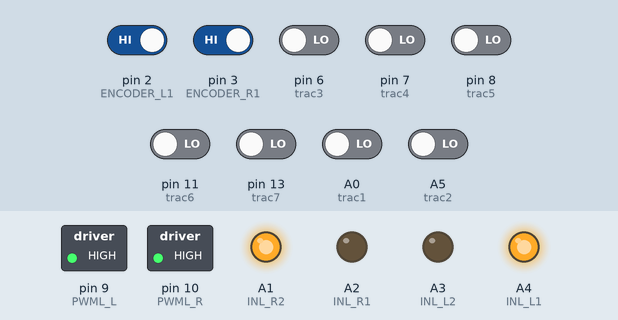
This sketch was run on a simulated Arduino Uno, built with avr-gcc and run on an emulated ATmega328P. On the bench: switched loads named in the sketch (green lamp = pin HIGH), output pins drawn as LEDs (lit = HIGH). Inputs (shaded band) come from the test bench; at power-on: pin 2 (ENCODER_L1), pin 3 (ENCODER_R1) HIGH, A0 (trac1), A5 (trac2), pin 6 (trac3), pin 7 (trac4), pin 8 (trac5), pin 11 (trac6), pin 13 (trac7) LOW. What the sketch prints to the serial monitor is not drawn.

Above: at 1.2 s.
1.3 s: pin 11 (trac6) driven HIGH
At 1.7 s:
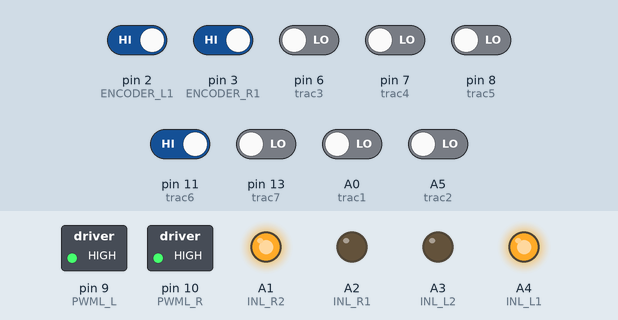
2.8 s: pin 13 (trac7) driven HIGH
At 3.2 s:
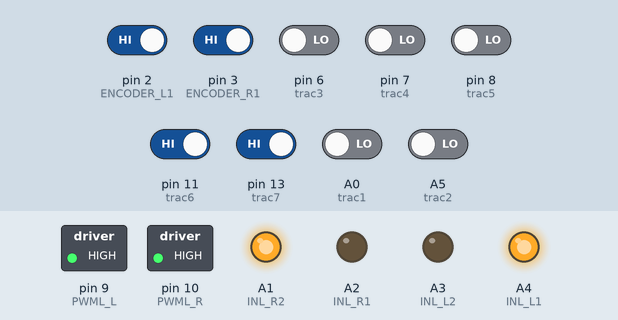
4.3 s: pin 6 (trac3) driven HIGH
At 5.2 s:
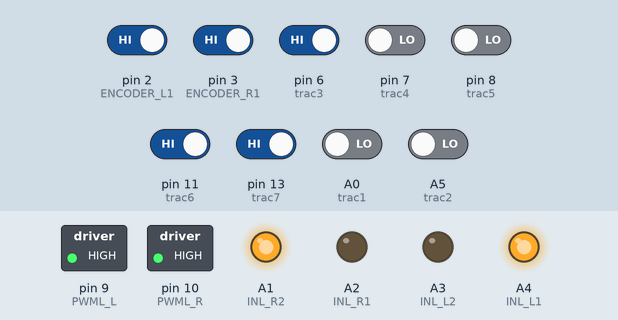
5.8 s: A0 (trac1) driven HIGH
At 6.7 s:
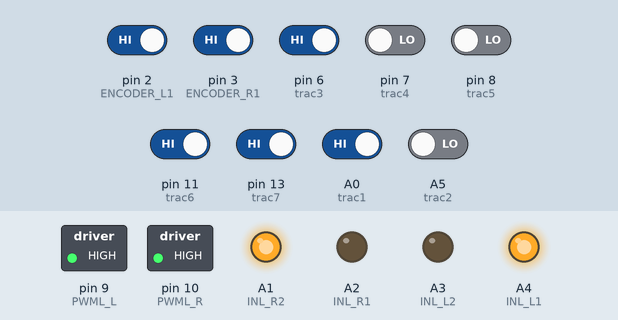
7.3 s: A5 (trac2) driven HIGH
At 8.5 s:
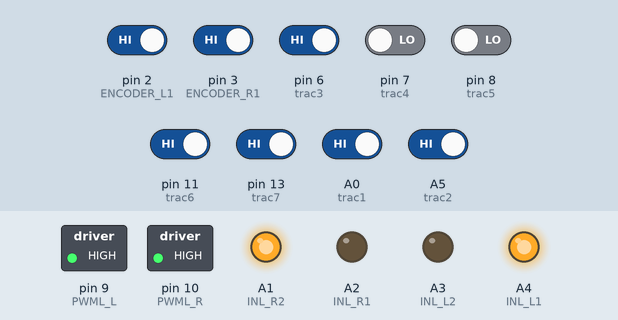
8.8 s: pin 13 (trac7) driven LOW
At 9.7 s:
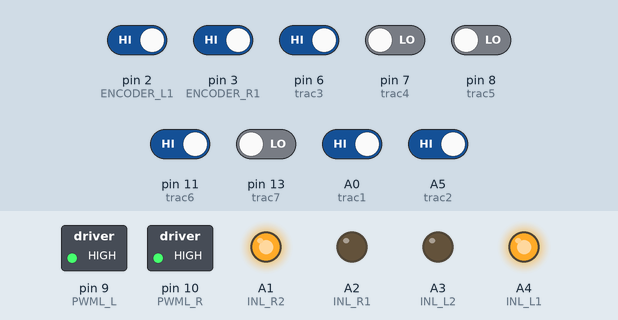
Timing chart, 0 to 11.3 s (numbered marks = the images above; inputs shaded):
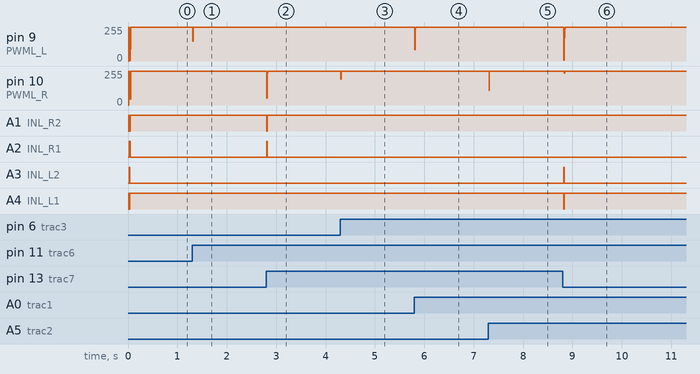

Measured:
- after the input at 1.3 s, pin 9 (PWML_L): 255/255 → 148/255 at once, → 255/255 0.01 s later
- after the input at 2.8 s, pin 10 (PWML_R): 255/255 → 49/255 at once, → 240/255 0.01 s later, → 255/255 0.01 s later; A1 (INL_R2): HIGH → LOW at once, → HIGH 0.01 s later; A2 (INL_R1): LOW → HIGH at once, → LOW 0.01 s later
- after the input at 4.3 s, pin 10 (PWML_R): 255/255 → 192/255 at once, → 255/255 0.01 s later
- after the input at 5.8 s, pin 9 (PWML_L): 255/255 → 84/255 at once, → 246/255 0.01 s later, → 255/255 0.01 s later
- after the input at 7.3 s, pin 10 (PWML_R): 255/255 → 107/255 at once, → 255/255 0.01 s later
- after the input at 8.8 s, pin 9 (PWML_L): 255/255 → 4/255 at once, → 173/255 0.01 s later, → 241/255 0.01 s later, → 255/255 0.01 s later; pin 10 (PWML_R): 255/255 → 238/255 at once, → 255/255 0.01 s later; A3 (INL_L2): LOW → HIGH at once, → LOW 0.01 s later; A4 (INL_L1): HIGH → LOW at once, → HIGH 0.01 s later

The sketch:

xunxian_PID_4.ino
```cpp
#include<MsTimer2.h>
//左右电机码盘
#define ENCODER_R1 3
#define ENCODER_R2 4
#define ENCODER_L1 2
#define ENCODER_L2 5
//左右电机PWM波以及电机正负极接入
#define PWML_R 10
#define INL_R1 A2
#define INL_R2 A1
#define PWML_L 9
#define INL_L1 A4
#define INL_L2 A3
#define PERIOD 10
//从前进方向的最左边开始排序红外传感器引脚
#define trac1  A0
#define trac2  A5
#define trac3  6
#define trac4  7

#define trac5  8
#define trac6  11
#define trac7  13
#define tracL  12//车体左侧的
#define tracR  7


const float originTargetV = 60;
float targetRv = originTargetV;//右轮目标速度
float targetLv = originTargetV;//左轮目标速度

volatile long encoderVal_R = 0;
volatile long encoderVal_L = 0;

volatile int encodertime_L = 0;
volatile int encodertime_R = 0;
#define MID 4
float error_midValLast2 = 0;
float error_midValLast1 = 0;
float dLast = 0;
float midVal;

int _redVal[7];
float midLast = 4;
volatile float velocityR;
volatile float velocityL;
float ukR = 0;
float ukL = 0;

float ekR1 = 0;//last error
float ekR2 = 0;//last last error
float ekL1 = 0;//last error
float ekL2 = 0;//last last error
int data[7];


void getEncoderR(void)
{
  //Serial.println("in func getEncoderR!");
  encodertime_R++;
   if(digitalRead(ENCODER_R1) == LOW)
  {
    if(digitalRead(ENCODER_R2) == LOW)
    {
      encoderVal_R--;
    }
      else
    {
      encoderVal_R++;
    }
  }
  else
  {
    if(digitalRead(ENCODER_L2) == LOW)
    {
      encoderVal_R++;
    }
      else
    {
      encoderVal_R--;
    }
  }
}

void getEncoderL(void)
{
  //Serial.println("L");
  encodertime_L++;
   if(digitalRead(ENCODER_L1) == LOW)
  {
    if(digitalRead(ENCODER_L2) == LOW)
    {
      encoderVal_L--;
    }
      else
    {
      encoderVal_L++;
    }
  }
  else
  {
    if(digitalRead(ENCODER_L2) == LOW)
    {
      encoderVal_L++;
    }
      else
    {
      encoderVal_L--;
    }
  }
}


int pidControllerR(float lTargetRv,float currentRv)
{

    float u;
    float output;
    float q0,q1,q2;
    float k  = 25;
    float ti = 100;//积分时间
    float td = 5;//微分事件
    float ek = lTargetRv - currentRv;
    //Serial.println(ek);

    q0 = k*(1 + PERIOD/ti + td/PERIOD);
    q1 = -k*(1 + 2*td/PERIOD);
    q2 = k*td/PERIOD;


    u = q0*ek + q1*ekR1 + q2*ekR2;
    output = ukR+u;
        //Serial.println(output);


    if (output > 255)
        output = 255;

    if (output < -255)
        output = -255;

    ukR = output;
    ekR2 = ekR1;
    ekR1 = ek;
    return (int)output;

}

int pidControllerL(float lTargetLv,float currentLv)
{
    float u;
    float output;
    float q0,q1,q2;
    float k  = 14;
    float ti = 100;//积分时间
    float td = 5;//微分事件
    float ek = lTargetLv - currentLv;


    q0 = k*(1 + PERIOD/ti + td/PERIOD);
    q1 = -k*(1 + 2*td/PERIOD);
    q2 = k*td/PERIOD;


    u = q0*ek + q1*ekL1 + q2*ekL2;
    output = ukL+u;
     //Serial.println(output);

    if (output > 255)
        output = 255;

    if (output < -255)
        output = -255;

    ukL = output;
    ekL2 = ekL1;
    ekL1 = ek;
    return (int)output;
}
float pidRoute()
{
  float Kp_Route = 17;
  float Ki_Route = 1;
  float Kd_Route = 0;
  float output;
  float u2=  MID - midVal;
  float d = (u2 - error_midValLast1) * Kp_Route
  + (u2- 2*error_midValLast1 +error_midValLast2) * Kd_Route; //PD

  error_midValLast2 = error_midValLast1;
  error_midValLast1 = u2;
  output = d + dLast;
  dLast = output;
  return output;
}
void control(void)
{
  velocityR = (encoderVal_R*2.0)*3.1415*2.0*(1000/PERIOD)/780;
  encoderVal_R = 0;
  velocityL = (encoderVal_L*2.0)*3.1415*2.0*(1000/PERIOD)/780;
  encoderVal_L = 0;

  float d = pidRoute();
  //  dVelocity = 10*data[0] +8*data[1] + 6*data[2]
  //   - 6*data[4] - 8*data[5] - 10*data[6];
  targetRv += d;

  targetLv -= d;

  int dutyCycleR2 = pidControllerR(targetRv,velocityR);
  int dutyCycleL2 = pidControllerL(targetLv,velocityL);

  targetRv = originTargetV;
  targetLv = originTargetV;

  //int dutyCycleL2 = dutyCycleL1 - D_value / 2;
  //int dutyCycleR2 = dutyCycleR1 + D_value / 2;
  if(dutyCycleR2 > 0) //control Right wheel
  {

      digitalWrite(INL_R1,LOW);
      digitalWrite(INL_R2,HIGH);
      analogWrite(PWML_R,dutyCycleR2);
  }
  else
  {
      digitalWrite(INL_R1,HIGH);
      digitalWrite(INL_R2,LOW);
      analogWrite(PWML_R,abs(dutyCycleR2));
  }

    if(dutyCycleL2 > 0) //control Right wheel
  {

      digitalWrite(INL_L1,HIGH);
      digitalWrite(INL_L2,LOW);
      analogWrite(PWML_L,dutyCycleL2);
  }
  else
  {
      digitalWrite(INL_L1,LOW);
      digitalWrite(INL_L2,HIGH);
      analogWrite(PWML_L,abs(dutyCycleL2));
  }
}
void setup()
{
    TCCR1B = TCCR1B & B11111000 | B00000001;
    pinMode(INL_L1,OUTPUT);
    pinMode(INL_L2,OUTPUT);
    pinMode(PWML_L,OUTPUT);
    pinMode(INL_R1,OUTPUT);
    pinMode(INL_R2,OUTPUT);
    pinMode(PWML_R,OUTPUT);

    pinMode(ENCODER_R1,INPUT);
    pinMode(ENCODER_R2,INPUT);
    pinMode(ENCODER_L1,INPUT);
    pinMode(ENCODER_L2,INPUT);


    attachInterrupt(ENCODER_R1 - 2,getEncoderR,FALLING);
    attachInterrupt(ENCODER_L1 - 2,getEncoderL,FALLING);
      //寻迹模块D0引脚初始化
    pinMode(trac1, INPUT);
    pinMode(trac2, INPUT);
    pinMode(trac3, INPUT);
    pinMode(trac4, INPUT);
    pinMode(trac5, INPUT);
    pinMode(trac6, INPUT);
    pinMode(trac7, INPUT);

    MsTimer2::set(PERIOD,control);
    MsTimer2::start();
    Serial.begin(9600);

}
void readInfrared()
{

  _redVal[0] = !digitalRead(trac1);
  _redVal[1] = digitalRead(trac2);
  _redVal[2] = digitalRead(trac3);
  _redVal[3] = digitalRead(trac4);
  _redVal[4] = digitalRead(trac5);
  _redVal[5] = digitalRead(trac6);
  _redVal[6] = !digitalRead(trac7);
}
float infraredFindMidVal()
{
  float mid;
  int sum = 0;
  int n = 0;
  readInfrared();
  for (int i = 0; i < 7; i++)
  {
    if (_redVal[i] == 0)
    {
      sum += (i + 1);
      n++;
    }
  }
  if (sum == 0)
    mid = midLast;
  else
    mid = (float)sum / n;
  midLast = mid;
  return mid;
}
void loop()
{
  midVal = infraredFindMidVal();
  //Serial.println(midVal);
   //readVault();
  //delay(5);
  Serial.print(velocityL);
  Serial.print(",");
  Serial.println(velocityR);

}
```
